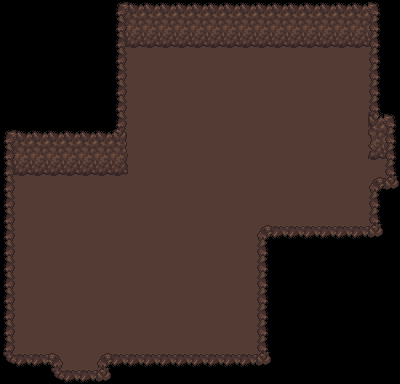

Rendered tile map (Tiled .tmx) drawn with the repository's tilesets; below, a short description and the full map source, tile grids included:
An orthogonal 25x24 tile map with 16x16 px tiles, 3 tile layers (Base, Ground, Upper), 2 tilesets and 2 objects (2x Entrance).

<map version="1.5" tiledversion="1.6.0" orientation="orthogonal" renderorder="right-down" width="25" height="24" tilewidth="16" tileheight="16" infinite="0" nextlayerid="22" nextobjectid="51">
 <properties>
  <property name="Dungeon" value="Cave" />
  <property name="MapType" value="Cave" />
  <property name="Resources" value="60-C/50-U/53-R" />
  <property name="ResourcesMinMax" value="80-90" />
 </properties>
 <tileset firstgid="1" source="../Tilesets/tilesetDungeon.tsx" />
 <tileset firstgid="161" source="../Tilesets/tsWalls_Floors.tsx" />
 <layer id="19" name="Base" width="25" height="24">
  <data encoding="csv">
234,234,234,234,234,234,234,234,234,234,234,234,234,234,234,234,234,234,234,234,234,234,234,234,234,
234,234,234,234,234,234,234,234,234,234,234,234,234,234,234,234,234,234,234,234,234,234,234,234,234,
234,234,234,234,234,234,234,234,234,234,234,234,234,234,234,234,234,234,234,234,234,234,234,234,234,
234,234,234,234,234,234,234,309,309,309,309,309,309,309,309,309,309,309,309,309,309,309,309,309,234,
234,234,234,234,234,234,234,309,309,309,309,309,309,309,309,309,309,309,309,309,309,309,309,309,234,
234,234,234,234,234,234,234,309,309,309,309,309,309,309,309,309,309,309,309,309,309,309,309,309,234,
234,234,234,234,234,234,234,309,309,309,309,309,309,309,309,309,309,309,309,309,309,309,309,309,234,
234,234,234,234,234,234,234,309,309,309,309,309,309,309,309,309,309,309,309,309,309,309,309,309,309,
234,234,234,234,234,234,234,309,309,309,309,309,309,309,309,309,309,309,309,309,309,309,309,309,309,
234,234,234,234,234,234,234,309,309,309,309,309,309,309,309,309,309,309,309,309,309,309,309,309,309,
234,234,234,234,234,234,234,309,309,309,309,309,309,309,309,309,309,309,309,309,309,309,309,309,309,
309,309,309,309,309,309,309,309,309,309,309,309,309,309,309,309,309,309,309,309,309,309,309,309,309,
309,309,309,309,309,309,309,309,309,309,309,309,309,309,309,309,309,309,309,309,309,309,309,309,234,
309,309,309,309,309,309,309,309,309,309,309,309,309,309,309,309,309,309,309,309,309,309,309,309,234,
309,309,309,309,309,309,309,309,309,309,309,309,309,309,309,309,309,309,309,309,309,309,309,309,234,
309,309,309,309,309,309,309,309,309,309,309,309,309,309,309,309,309,234,234,234,234,234,234,234,234,
309,309,309,309,309,309,309,309,309,309,309,309,309,309,309,309,309,234,234,234,234,234,234,234,234,
309,309,309,309,309,309,309,309,309,309,309,309,309,309,309,309,309,234,234,234,234,234,234,234,234,
309,309,309,309,309,309,309,309,309,309,309,309,309,309,309,309,309,234,234,234,234,234,234,234,234,
309,309,309,309,309,309,309,309,309,309,309,309,309,309,309,309,309,234,234,234,234,234,234,234,234,
309,309,309,309,309,309,309,309,309,309,309,309,309,309,309,309,309,234,234,234,234,234,234,234,234,
309,309,309,309,309,309,309,309,309,309,309,309,309,309,309,309,309,234,234,234,234,234,234,234,234,
309,309,309,309,309,309,309,309,309,309,309,309,309,309,309,309,309,234,234,234,234,234,234,234,234,
234,234,234,309,309,309,309,234,234,234,234,234,234,234,234,234,234,234,234,234,234,234,234,234,234
</data>
 </layer>
 <layer id="20" name="Ground" width="25" height="24">
  <data encoding="csv">
0,0,0,0,0,0,0,393,328,328,328,328,328,328,328,328,328,328,328,328,328,328,328,394,0,
0,0,0,0,0,0,0,350,350,350,350,350,350,350,350,350,350,350,350,350,350,350,350,350,0,
0,0,0,0,0,0,0,372,372,372,372,372,372,372,372,372,372,372,372,372,372,372,372,372,0,
0,0,0,0,0,0,0,415,0,0,0,0,0,0,0,0,0,0,0,0,0,0,0,416,0,
0,0,0,0,0,0,0,415,0,0,0,0,0,0,0,0,0,0,0,0,0,0,0,416,0,
0,0,0,0,0,0,0,415,0,0,0,0,0,0,0,0,0,0,0,0,0,0,0,416,0,
0,0,0,0,0,0,0,415,0,0,0,0,0,0,0,0,0,0,0,0,0,0,0,416,0,
0,0,0,0,0,0,0,415,0,0,0,0,0,0,0,0,0,0,0,0,0,0,0,372,394,
393,328,328,328,328,328,328,329,0,0,0,0,0,0,0,0,0,0,0,0,0,0,0,349,350,
350,350,350,350,350,350,350,351,0,0,0,0,0,0,0,0,0,0,0,0,0,0,0,371,372,
372,372,372,372,372,372,372,373,0,0,0,0,0,0,0,0,0,0,0,0,0,0,0,0,0,
415,0,0,0,0,0,0,0,0,0,0,0,0,0,0,0,0,0,0,0,0,0,0,0,0,
415,0,0,0,0,0,0,0,0,0,0,0,0,0,0,0,0,0,0,0,0,0,0,416,0,
415,0,0,0,0,0,0,0,0,0,0,0,0,0,0,0,0,0,0,0,0,0,0,416,0,
415,0,0,0,0,0,0,0,0,0,0,0,0,0,0,0,0,0,0,0,0,0,0,438,0,
415,0,0,0,0,0,0,0,0,0,0,0,0,0,0,0,416,0,0,0,0,0,0,0,0,
415,0,0,0,0,0,0,0,0,0,0,0,0,0,0,0,416,0,0,0,0,0,0,0,0,
415,0,0,0,0,0,0,0,0,0,0,0,0,0,0,0,416,0,0,0,0,0,0,0,0,
415,0,0,0,0,0,0,0,0,0,0,0,0,0,0,0,416,0,0,0,0,0,0,0,0,
415,0,0,0,0,0,0,0,0,0,0,0,0,0,0,0,416,0,0,0,0,0,0,0,0,
415,0,0,0,0,0,0,0,0,0,0,0,0,0,0,0,416,0,0,0,0,0,0,0,0,
415,0,0,0,0,0,0,0,0,0,0,0,0,0,0,0,416,0,0,0,0,0,0,0,0,
437,0,0,0,0,0,0,0,0,0,0,0,0,0,0,0,438,0,0,0,0,0,0,0,0,
0,0,0,437,0,0,438,0,0,0,0,0,0,0,0,0,0,0,0,0,0,0,0,0,0
</data>
 </layer>
 <layer id="21" name="Upper" width="25" height="24">
  <data encoding="csv">
0,0,0,0,0,0,0,0,0,0,0,0,0,0,0,0,0,0,0,0,0,0,0,0,0,
0,0,0,0,0,0,0,415,0,0,0,0,0,0,0,0,0,0,0,0,0,0,0,416,0,
0,0,0,0,0,0,0,415,0,0,0,0,0,0,0,0,0,0,0,0,0,0,0,416,0,
0,0,0,0,0,0,0,0,0,0,0,0,0,0,0,0,0,0,0,0,0,0,0,0,0,
0,0,0,0,0,0,0,0,0,0,0,0,0,0,0,0,0,0,0,0,0,0,0,0,0,
0,0,0,0,0,0,0,0,0,0,0,0,0,0,0,0,0,0,0,0,0,0,0,0,0,
0,0,0,0,0,0,0,0,0,0,0,0,0,0,0,0,0,0,0,0,0,0,0,0,0,
0,0,0,0,0,0,0,0,0,0,0,0,0,0,0,0,0,0,0,0,0,0,0,327,0,
0,0,0,0,0,0,0,0,0,0,0,0,0,0,0,0,0,0,0,0,0,0,0,0,416,
415,0,0,0,0,0,0,0,0,0,0,0,0,0,0,0,0,0,0,0,0,0,0,0,416,
415,0,0,0,0,0,0,0,0,0,0,0,0,0,0,0,0,0,0,0,0,0,0,0,416,
0,0,0,0,0,0,0,0,0,0,0,0,0,0,0,0,0,0,0,0,0,0,0,305,438,
0,0,0,0,0,0,0,0,0,0,0,0,0,0,0,0,0,0,0,0,0,0,0,0,0,
0,0,0,0,0,0,0,0,0,0,0,0,0,0,0,0,0,0,0,0,0,0,0,0,0,
0,0,0,0,0,0,0,0,0,0,0,0,0,0,0,0,305,306,306,306,306,306,306,0,0,
0,0,0,0,0,0,0,0,0,0,0,0,0,0,0,0,0,0,0,0,0,0,0,0,0,
0,0,0,0,0,0,0,0,0,0,0,0,0,0,0,0,0,0,0,0,0,0,0,0,0,
0,0,0,0,0,0,0,0,0,0,0,0,0,0,0,0,0,0,0,0,0,0,0,0,0,
0,0,0,0,0,0,0,0,0,0,0,0,0,0,0,0,0,0,0,0,0,0,0,0,0,
0,0,0,0,0,0,0,0,0,0,0,0,0,0,0,0,0,0,0,0,0,0,0,0,0,
0,0,0,0,0,0,0,0,0,0,0,0,0,0,0,0,0,0,0,0,0,0,0,0,0,
0,0,0,0,0,0,0,0,0,0,0,0,0,0,0,0,0,0,0,0,0,0,0,0,0,
0,306,306,307,0,0,305,306,306,306,306,306,306,306,306,306,0,0,0,0,0,0,0,0,0,
0,0,0,0,306,306,0,0,0,0,0,284,284,0,0,0,0,0,0,0,0,0,0,0,0
</data>
 </layer>
 <objectgroup id="4" name="Travel">
  <object id="46" name="Entrance" x="64.125" y="380" width="32" height="4">
   <properties>
    <property name="EntranceDir" value="Up" />
    <property name="Map" value="mapCave_Wing_1_4" />
   </properties>
  </object>
  <object id="47" name="Entrance" x="396" y="160" width="4" height="32">
   <properties>
    <property name="EntranceDir" value="Left" />
    <property name="Map" value="mapCave_Wing_1_2" />
   </properties>
  </object>
 </objectgroup>
 <objectgroup id="5" name="MapObject" />
 <objectgroup id="6" name="Character" />
</map>
